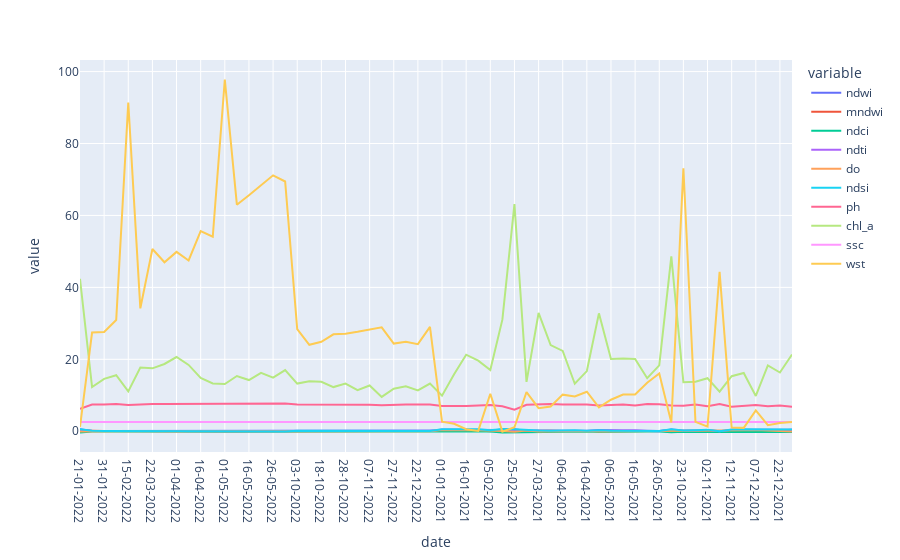

Notebook source saved alongside this figure:
### Markdown cell above
### Line graphs of variables over time

### Code cell
fig = px.line(df, x='date', y=df.columns)
fig.show()
